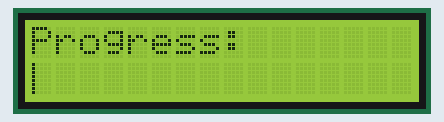
The sketch below on a simulated Arduino Uno, built with avr-gcc and run on an emulated ATmega328P. Parts: 16×2 character LCD.

Above: at 0.08 s.
At 1.35 s:
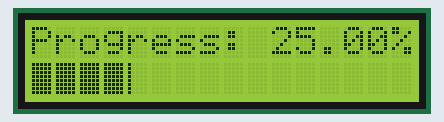
At 2.62 s:
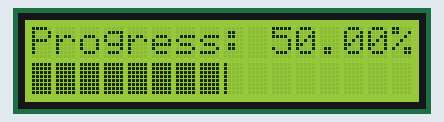
At 3.89 s:
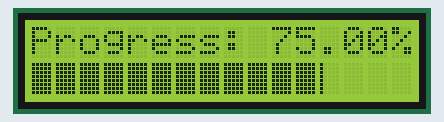
At 5.2 s:
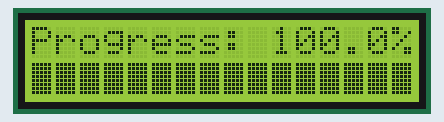
At 10.93 s:
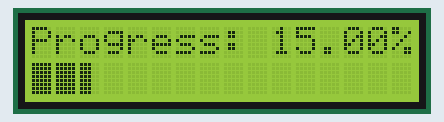

The sketch:

loading_bar.ino
```cpp
#include<LiquidCrystal.h>

//OBJECT CREATION
LiquidCrystal lcd(12,11,5,4,3,2);
const int switchPin=6;

//BYTES
byte first[8]   = { B10000, B10000, B10000, B10000, B10000, B10000, B10000, 16};
byte second[8]  = { B11000, B11000, B11000, B11000, B11000, B11000, B11000, 24};
byte third[8]   = { B11100, B11100, B11100, B11100, B11100, B11100, B11100, 28};
byte fourth[8]  = { B11110, B11110, B11110, B11110, B11110, B11110, B11110, 30};
byte full[8]    = { B11111, B11111, B11111, B11111, B11111, B11111, B11111, 31};

void setup() {
  //CONFIGURATION
  pinMode(switchPin, INPUT);
  lcd.clear();
  lcd.begin(16,2);
  Serial.begin(9600);
  //LETTERS SETUP
  lcd.createChar(1, first);
  lcd.createChar(2, second);
  lcd.createChar(3, third);
  lcd.createChar(4, fourth);
  lcd.createChar(5, full);
}

void show_loading(int time) {
  time*=1000;
  time/=80;

  //PRINTING LETTERS
  lcd.setCursor(0,0);
  lcd.print("Progress: ");

  //PRINTING LOADING BAR AND THE PERCENTAGE
  float value=0;
  for (int j=0; j<=15; ++j) {
    lcd.setCursor(j,1);
    for (int i=1; i<=5; ++i) {
      lcd.setCursor(j,1);
      lcd.write(byte(i));
      delay(time);

      lcd.setCursor(10,0);
      value+=(((float)5)/4);
      lcd.print(value);

      if (value>=99.99) {
        lcd.setCursor(15,0);
      }
      lcd.print("%");
    }
  }
}

void loop() {
  // put your main code here, to run repeatedly:
  show_loading(5); //NOTE: Input is in seconds
  delay(5000);
  lcd.clear();
}
```

Measured:
- by itself, everything shown: repeats every 10.1 s, in 82 steps
- what the display in image 4 shows lasts 5.0 s, from 5.2 s to 10.2 s
